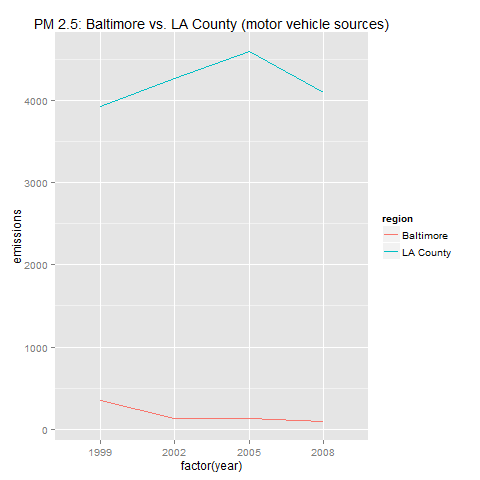

Here is the R script that generated this plot:
## plot6.R: Compare emissions from motor vehicle sources in 
## Baltimore City with emissions from motor vehicle sources in
## Los Angeles County, California (fips == "06037"). Which city 
## has seen greater changes over time in motor vehicle emissions?

# get data & load libraries
source(get.data.R)
library(ggplot2)
library(dplyr)

# Factor "EI.Sector" in data frame "emissions" has 4 levels which will
# be considered to be "motor vehicle" for this exercise:
#    (anything that contains the string "Mobile - On-Road")
#    Mobile - On-Road Diesel Heavy Duty Vehicles       
#    Mobile - On-Road Diesel Light Duty Vehicles
#    Mobile - On-Road Gasoline Heavy Duty Vehicles     
#    Mobile - On-Road Gasoline Light Duty Vehicles

# Create cross-reference data frame for Baltimore & LA Cty fips codes
fips.xref <- data.frame(fips = c("24510","06037"),
                        region = c("Baltimore", "LA County"))

# Create summary data frame (grouped by region & year)
emissions.motor.compare <- emissions %>%
     filter((fips %in% c("24510","06037")) & 
                 grepl("Mobile - On-Road",EI.Sector)) %>%
     left_join(fips.xref, by = "fips") %>%
     group_by(region,year) %>%
     summarise(emissions = sum(Emissions))

# Create plot
png(file = "plot6.png")
ggplot(emissions.motor.compare, aes(factor(year), emissions, 
                                    group=region, color=region)) +
     geom_line() +
     ggtitle("PM 2.5: Baltimore vs. LA County (motor vehicle sources)")

dev.off()
